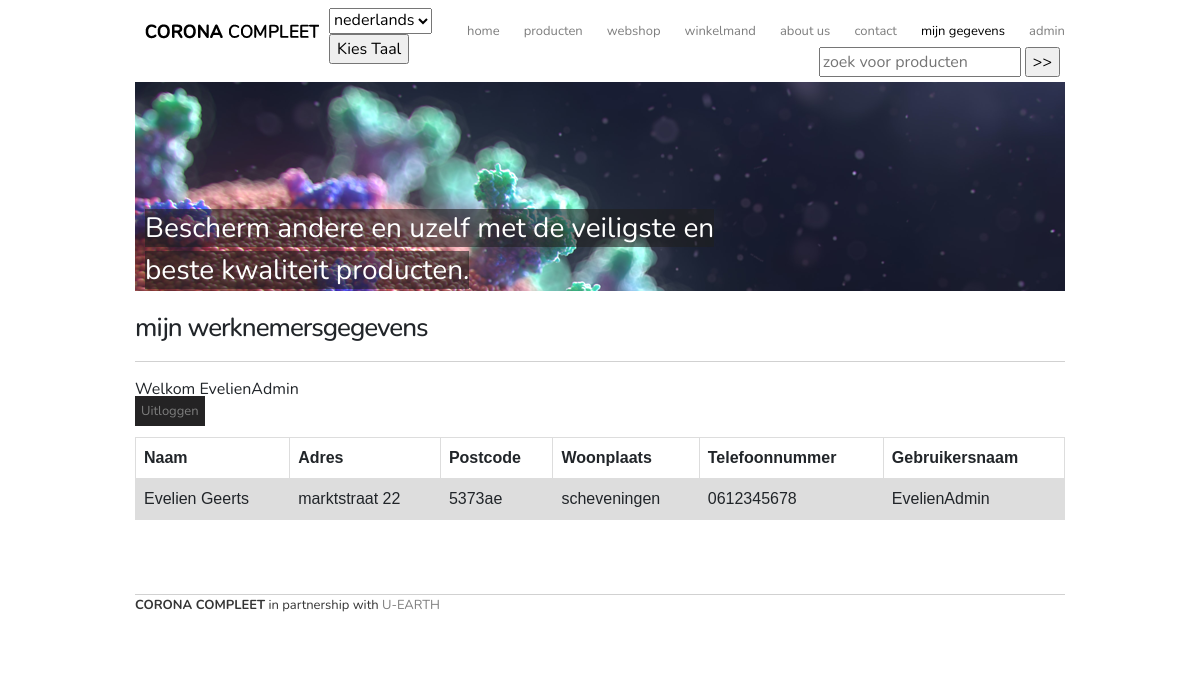
/pagina/mijngegevensw.php (signed in), run on the app's committed database.
### tables this page shows
CREATE TABLE `werknemers` (
  `personeelsnummer` INT(10) NOT NULL AUTO_INCREMENT,
  `naam`VARCHAR(50) NOT NULL,
  `adres`VARCHAR(50) NOT NULL,
  `postcode`VARCHAR(6) NOT NULL,
  `woonplaats`VARCHAR(50) NOT NULL,
  `gebruikersnaam` VARCHAR(20) NOT NULL UNIQUE ,
  `telefoonnummer`CHAR(10) NOT NULL,
  `wachtwoord` VARCHAR(20) NOT NULL,
  PRIMARY KEY (`personeelsnummer`)
);

### pagina/mijngegevensw.php (the view, shortened to what this page needs)
<?php
include_once('../models/actie_account.php');
include_once('../models/config.php');
include_once('../models/functions.php');
require_once 'header.php';
?>
<div class="header">
<br>
<h2>mijn werknemersgegevens</h2>
</div>
    <div class="input-group">
    <p><a href="../models/logout.php"class="button">Uitloggen</a></p>
    </div>
<table>
<tr>
<th>Naam</th>
<th>Adres</th>
<th>Postcode</th>
<th>Woonplaats</th>
<th>Telefoonnummer</th>
<th>Gebruikersnaam</th>
</tr>
<?php
$result = FetchQuery($conn, "SELECT naam, adres, postcode, woonplaats, telefoonnummer, gebruikersnaam FROM werknemers WHERE gebruikersnaam= '$_SESSION[gebruikersnaam]'");
foreach ($result as $row) {
		echo "<tr>
		<td>" . $row['naam'] . "</td>
		<td>" . $row['adres'] . "</td>
		<td>" . $row['postcode'] . "</td>
        <td>" . $row['woonplaats'] . "</td>
        <td>" . $row['telefoonnummer'] . "</td>
        <td>" . $row['gebruikersnaam'] . "</td> " ;
    }
?>
</table>
<br>
<div>
<footer class="borderfooter">
<p><strong>CORONA COMPLEET</strong> in partnership with <a href="https://www.u-earth.eu/">U-EARTH</a></p>
</footer>
</div>
</body>
</html>

### css/style.css (style rules this page uses)
body { font-family: 'Nunito', sans-serif; overflow-y:scroll; }
p { font-size: 33px; line-height: initial; color: #353535; }
h1, h2, h3 { letter-spacing: -1px; }
h2, h3 { font-size: 56px; text-transform: lowercase; border-bottom: 1px solid #d1d1d1; padding-bottom: 20px; margin-bottom: 15px; line-height: 1em; }
a { color: #7e7e7e; text-decoration: none; }
.button { background-color: #242324; padding: 6px; color: #7e7e7e; }
.borderfooter { border-top: 1px solid #d1d1d1; padding-bottom: 20px; margin-top: 50px; margin-bottom: 15px; line-height: 1em; }
@media (min-width: 992px) { p { font-size: 13px; line-height: 20px; } }
@media (min-width: 992px) { h2, h3 { font-size: 26px; text-transform: lowercase; } }
* { box-sizing: border-box; }
table { font-family: arial, sans-serif; border-collapse: collapse; width: 100%; }
td, th { border: 1px solid #dddddd; text-align: left; padding: 8px; }
tr:nth-child(even) { background-color: #dddddd; }

### data on the page
werknemers: naam "Evelien Geerts", adres "marktstraat 22", postcode "5373ae", woonplaats "scheveningen", telefoonnummer "0612345678", gebruikersnaam "EvelienAdmin"

### other printed values
$_SESSION['gebruikersnaam'] "EvelienAdmin"
form field taalkeuze "nederlands"
